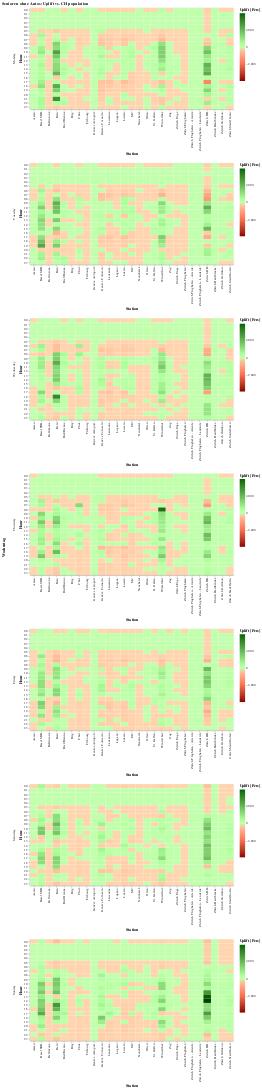

Write notebook code for a chart like this one.
### Markdown cell above
## Heatmap of all slots at all stations

### Code cell
uplift_test.heatmap()

### Figure 1 — Vega-Lite specification as saved in the notebook (floating-point values rounded to 4 significant figures; data arrays with more than 128 entries replaced by an {"elided": "..."} marker saying what was removed)
{"$schema": "https://vega.github.io/schema/vega-lite/v3.4.0.json", "config": {"mark": {"tooltip": null}, "view": {"height": 300, "width": 400}}, "data": {"name": "data-ab5096c47b9f29ba5b57ae8d31525795"}, "datasets": {"data-ab5096c47b9f29ba5b57ae8d31525795": {"elided": "4536 records"}}, "encoding": {"color": {"field": "pop_uplift_pers", "scale": {"domain": [-3937.0, 0, 3937.0], "range": ["darkred", "white", "darkgreen"]}, "title": "Uplift [Pers]", "type": "quantitative"}, "row": {"field": "DayOfWeek", "sort": ["Monday", "Tuesday", "Wednesday", "Thursday", "Friday", "Saturday", "Sunday"], "title": "Wochentag", "type": "nominal"}, "tooltip": [{"field": "Station", "title": "Bahnhof", "type": "nominal"}, {"field": "Hour", "type": "nominal"}, {"field": "spr", "title": "Total", "type": "quantitative"}, {"field": "target_pers", "title": "Zielgruppe", "type": "quantitative"}, {"field": "pop_uplift_pers", "title": "Uplift", "type": "quantitative"}], "x": {"field": "Station", "type": "nominal"}, "y": {"field": "Hour", "type": "ordinal"}}, "mark": "rect", "resolve": {"scale": {"color": "independent", "x": "independent"}}, "title": "Senioren ohne Autos: Uplift vs. CH population", "width": 600}
